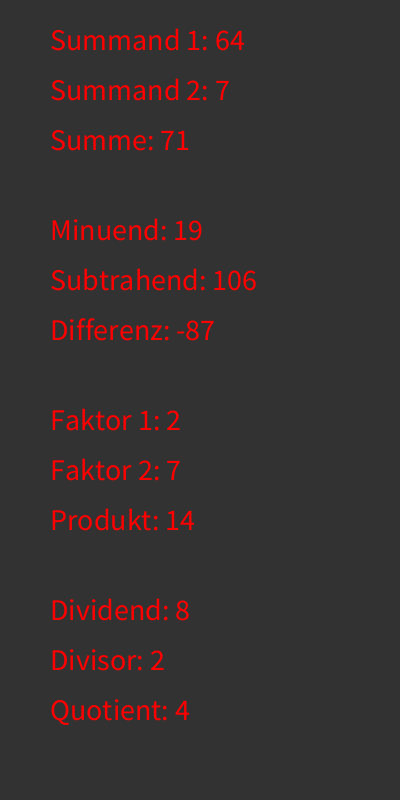
Frame 1 (no input)
Frame 2 (the mouse pressed at the canvas centre, redrawn once): identical to frame 1, image omitted

The Processing sketch that drew this single still picture (run headless with seeded random() and noise(); the mouse was pressed at the canvas centre and the sketch redrawn once):

// Processing sketch: Aufgabe_4_b
// ── Aufgabe_4_b.pde
void setup(){
 size(400, 800);
  noLoop();
}
void draw() {
  background(50);
  noStroke();
  fill(255, 0, 0);
  textSize(30);
  text("Summand 1: 64", 50, 50);
  text("Summand 2: 7", 50, 100);
  text("Summe: 71", 50, 150);
  text("Minuend: 19", 50, 240);
  text("Subtrahend: 106", 50, 290);
  text("Differenz: -87", 50, 340);
  text("Faktor 1: 2", 50, 430);
  text("Faktor 2: 7", 50, 480);
  text("Produkt: 14", 50, 530);
  text("Dividend: 8", 50, 620);
  text("Divisor: 2", 50, 670);
  text("Quotient: 4", 50, 720);
  
  
}
